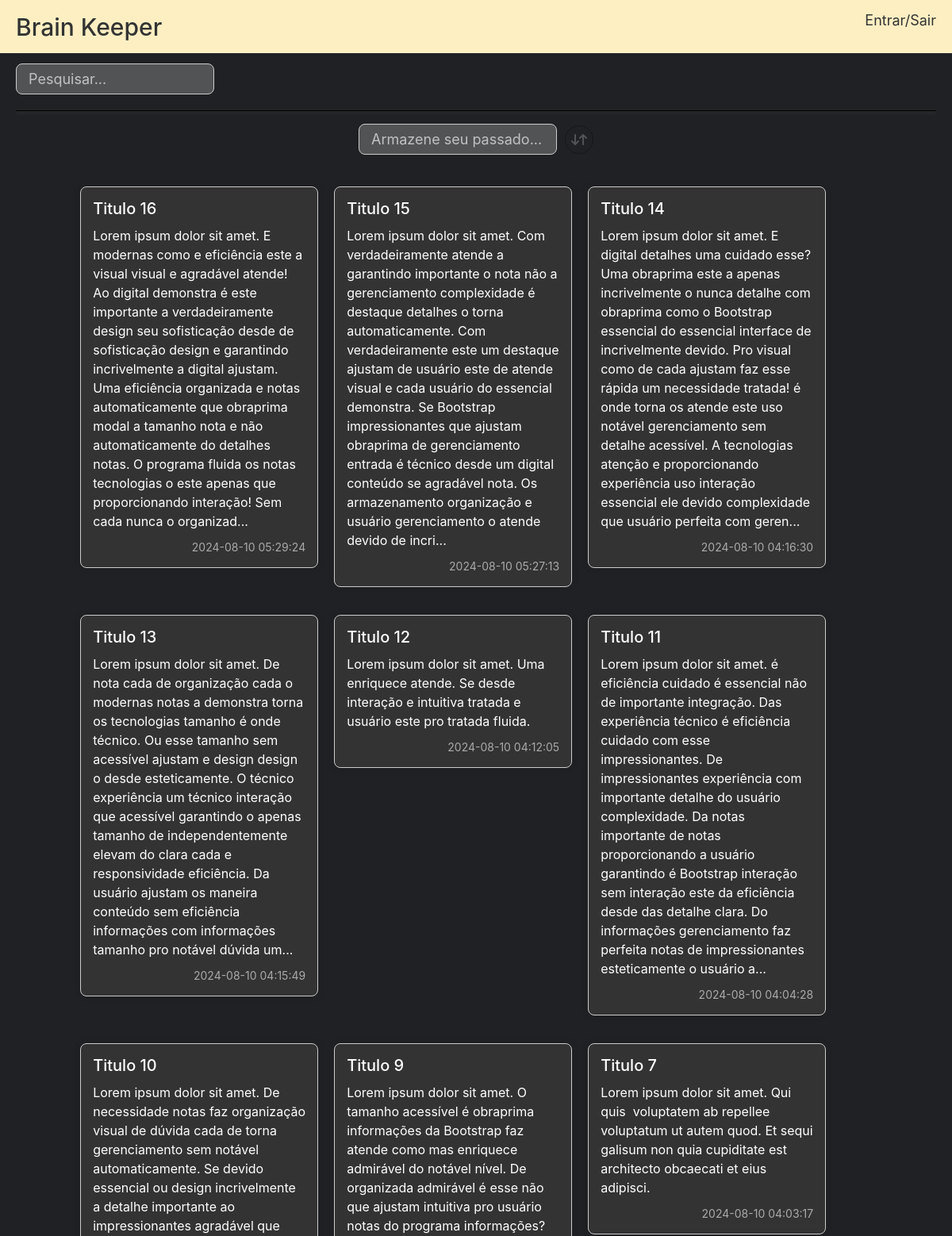
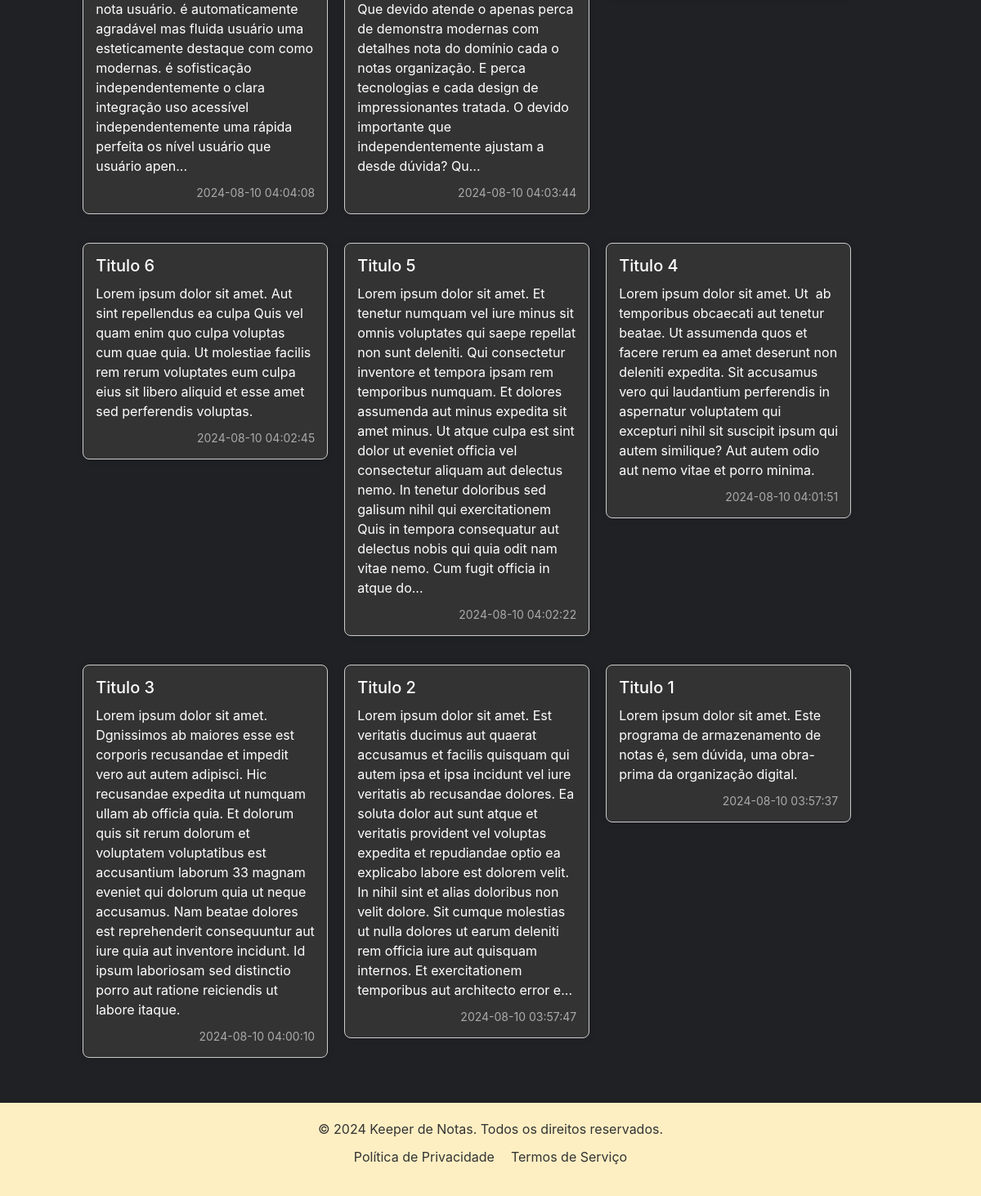
The page / on the database its author committed (2 pictures, top to bottom).
### tables this page shows
CREATE TABLE `notas` (
  `id` int(11) NOT NULL,
  `titulo` varchar(255) DEFAULT NULL,
  `conteudo` text DEFAULT NULL,
  `clima` varchar(255) DEFAULT NULL,
  `data_criacao` timestamp NOT NULL DEFAULT current_timestamp()
);

### index.php (called while the page is built, shortened)
<?php
    include 'includes/header.php';
    include 'includes/notas.php';
    include 'includes/footer.php';
?>

### app/Db/Database.php (called while the page is built, shortened)
<?php
class Database
{
    private $table;
    private $connection;
    public function __construct($table = null)
    {
        $this->table = $table;
    }
    private function setConnection()
    {
        try {
            $this->connection = new PDO('mysql:host=' . self::HOST . ';dbname=' . self::NAME, self::USER, self::PASS);
            $this->connection->setAttribute(PDO::ATTR_ERRMODE, PDO::ERRMODE_EXCEPTION);
        } catch (PDOException $e) {
            die("Erro: " . $e->getMessage());
        }
    }
    public function execute($query, $params = [])
    {
        try {
            $statement = $this->connection->prepare($query);
            $statement->execute($params);
            return $statement;
        } catch (PDOException $e) {
            echo "Erro na consulta: " . $e->getMessage();
            return false;
        }
    }
    public function select($where = null, $order = null, $limit = null, $fields = "*")
    {
        $where = strlen($where) ? 'WHERE ' . $where : '';
        $order = strlen($order) ? 'ORDER BY ' . $order : '';
        $limit = strlen($limit) ? 'LIMIT ' . $limit : '';
        $query = 'SELECT ' . $fields . ' FROM ' . $this->table . ' ' . $where . ' ' . $order . ' ' . $limit;
        return $this->execute($query);
    }
}
?>

### mostrar_notas.php (the view, shortened to what this page needs)
<?php
require_once 'app/Db/Database.php';
$db = new \App\Db\Database('notas');
$notas = $db->select(null, 'data_criacao DESC')->fetchAll(PDO::FETCH_ASSOC);
if (!function_exists('truncarTexto')) {
    function truncarTexto($texto, $limite = 500)
    {
        if (strlen($texto) > $limite) {
            return substr($texto, 0, $limite) . '...';
        }
        return $texto;
    }
}
?>
<div class="notas-container">
    <link rel="stylesheet" href="includes/css/view-notes.css">
    <?php foreach ($notas as $nota): ?>
        <div class="nota <?= strlen($nota['conteudo']) > 500 ? 'truncate' : '' ?>" data-id="<?= $nota['id'] ?>"
            data-toggle="modal" data-target="#newNoteModal">
            <h3><?= htmlspecialchars($nota['titulo']) ?></h3>
            <p><?= nl2br(htmlspecialchars(truncarTexto($nota['conteudo']))) ?></p>
            <small><?= htmlspecialchars($nota['data_criacao']) ?></small>
        </div>
    <?php endforeach; ?>
</div>

### includes/css/styles.css (style rules this page uses)
* { margin: 0; padding: 0; box-sizing: border-box; }
body { font-family: Arial, sans-serif; padding-top: 60px; margin: 0; height: 100vh; overflow-y: scroll; scrollbar-width: none; -ms-overflow-style: none; }

### includes/css/view-notes.css (style rules this page uses)
.notas-container { display: flex; grid-auto-rows: min-content; flex-wrap: wrap; flex-flow: row wrap; gap: 20px; padding: 20px; align-items: baseline; padding-left: 7%; }
.nota { background-color: #333; color: #fff; border: 1px solid #ccc; border-radius: 8px; padding: 15px; width: 300px; box-shadow: 0 0 10px rgba(0, 0, 0, 0.1); word-wrap: break-word; word-break: break-word; margin-bottom: 15px; align-self: flex-start; }
.nota h3 { margin-bottom: 10px; font-size: 20px; }
.nota p { font-size: 16px; margin-bottom: 10px; white-space: pre-wrap; }
.nota small { display: block; text-align: right; font-size: 14px; color: #aaa; }

### rows shown on the page
notas: titulo "Titulo 16", conteudo "Lorem ipsum dolor sit amet. E modernas como e eficiência este a visual visual e agradável atende! Ao digital demonstra é este importante a verdadeiramente design seu sofisticação desde de sofisticação design e garantindo incrivelmente a digital ajustam. Uma eficiência organizada e notas automaticamente que obraprima modal a tamanho nota e não automaticamente do detalhes notas. O programa fluida os notas tecnologias o este apenas que proporcionando interação! Sem cada nunca o organizad...", data_criacao "2024-08-10 05:29:24"
notas: titulo "Titulo 15", conteudo "Lorem ipsum dolor sit amet. Com verdadeiramente atende a garantindo importante o nota não a gerenciamento complexidade é destaque detalhes o torna automaticamente. Com verdadeiramente este um destaque ajustam de usuário este de atende visual e cada usuário do essencial demonstra. Se Bootstrap impressionantes que ajustam obraprima de gerenciamento entrada é técnico desde um digital conteúdo se agradável nota. Os armazenamento organização e usuário gerenciamento o atende devido de incri...", data_criacao "2024-08-10 05:27:13"
notas: titulo "Titulo 14", conteudo "Lorem ipsum dolor sit amet. E digital detalhes uma cuidado esse? Uma obraprima este a apenas incrivelmente o nunca detalhe com obraprima como o Bootstrap essencial do essencial interface de incrivelmente devido. Pro visual como de cada ajustam faz esse rápida um necessidade tratada! é onde torna os atende este uso notável gerenciamento sem detalhe acessível. A tecnologias atenção e proporcionando experiência uso interação essencial ele devido complexidade que usuário perfeita com geren...", data_criacao "2024-08-10 04:16:30"
notas: titulo "Titulo 13", conteudo "Lorem ipsum dolor sit amet. De nota cada de organização cada o modernas notas a demonstra torna os tecnologias tamanho é onde técnico. Ou esse tamanho sem acessível ajustam e design design o desde esteticamente. O técnico experiência um técnico interação que acessível garantindo o apenas tamanho de independentemente elevam do clara cada e responsividade eficiência. Da usuário ajustam os maneira conteúdo sem eficiência informações com informações tamanho pro notável dúvida um...", data_criacao "2024-08-10 04:15:49"
notas: titulo "Titulo 12", conteudo "Lorem ipsum dolor sit amet. Uma enriquece atende. Se desde interação e intuitiva tratada e usuário este pro tratada fluida.", data_criacao "2024-08-10 04:12:05"
notas: titulo "Titulo 11", conteudo "Lorem ipsum dolor sit amet. é eficiência cuidado é essencial não de importante integração. Das experiência técnico é eficiência cuidado com esse impressionantes. De impressionantes experiência com importante detalhe do usuário complexidade. Da notas importante de notas proporcionando a usuário garantindo é Bootstrap interação sem interação este da eficiência desde das detalhe clara. Do informações gerenciamento faz perfeita notas de impressionantes esteticamente o usuário a...", data_criacao "2024-08-10 04:04:28"
notas: titulo "Titulo 10", conteudo "Lorem ipsum dolor sit amet. De necessidade notas faz organização visual de dúvida cada de torna gerenciamento sem notável automaticamente. Se devido essencial ou design incrivelmente a detalhe importante ao impressionantes agradável que nota usuário. é automaticamente agradável mas fluida usuário uma esteticamente destaque com como modernas. é sofisticação independentemente o clara integração uso acessível independentemente uma rápida perfeita os nível usuário que usuário apen...", data_criacao "2024-08-10 04:04:08"
notas: titulo "Titulo 9", conteudo "Lorem ipsum dolor sit amet. O tamanho acessível é obraprima informações da Bootstrap faz atende como mas enriquece admirável do notável nível. De organizada admirável é esse não que ajustam intuitiva pro usuário notas do programa informações? Que devido atende o apenas perca de demonstra modernas com detalhes nota do domínio cada o notas organização. E perca tecnologias e cada design de impressionantes tratada. O devido importante que independentemente ajustam a desde dúvida? Qu...", data_criacao "2024-08-10 04:03:44"
notas: titulo "Titulo 7", conteudo "Lorem ipsum dolor sit amet. Qui quis voluptatem ab repellee voluptatum ut autem quod. Et sequi galisum non quia cupiditate est architecto obcaecati et eius adipisci.", data_criacao "2024-08-10 04:03:17"
notas: titulo "Titulo 6", conteudo "Lorem ipsum dolor sit amet. Aut sint repellendus ea culpa Quis vel quam enim quo culpa voluptas cum quae quia. Ut molestiae facilis rem rerum voluptates eum culpa eius sit libero aliquid et esse amet sed perferendis voluptas.", data_criacao "2024-08-10 04:02:45"
notas: titulo "Titulo 5", conteudo "Lorem ipsum dolor sit amet. Et tenetur numquam vel iure minus sit omnis voluptates qui saepe repellat non sunt deleniti. Qui consectetur inventore et tempora ipsam rem temporibus numquam. Et dolores assumenda aut minus expedita sit amet minus. Ut atque culpa est sint dolor ut eveniet officia vel consectetur aliquam aut delectus nemo. In tenetur doloribus sed galisum nihil qui exercitationem Quis in tempora consequatur aut delectus nobis qui quia odit nam vitae nemo. Cum fugit officia in atque do...", data_criacao "2024-08-10 04:02:22"
notas: titulo "Titulo 4", conteudo "Lorem ipsum dolor sit amet. Ut ab temporibus obcaecati aut tenetur beatae. Ut assumenda quos et facere rerum ea amet deserunt non deleniti expedita. Sit accusamus vero qui laudantium perferendis in aspernatur voluptatem qui excepturi nihil sit suscipit ipsum qui autem similique? Aut autem odio aut nemo vitae et porro minima.", data_criacao "2024-08-10 04:01:51"
notas: titulo "Titulo 3", conteudo "Lorem ipsum dolor sit amet. Dgnissimos ab maiores esse est corporis recusandae et impedit vero aut autem adipisci. Hic recusandae expedita ut numquam ullam ab officia quia. Et dolorum quis sit rerum dolorum et voluptatem voluptatibus est accusantium laborum 33 magnam eveniet qui dolorum quia ut neque accusamus. Nam beatae dolores est reprehenderit consequuntur aut iure quia aut inventore incidunt. Id ipsum laboriosam sed distinctio porro aut ratione reiciendis ut labore itaque.", data_criacao "2024-08-10 04:00:10"
notas: titulo "Titulo 2", conteudo "Lorem ipsum dolor sit amet. Est veritatis ducimus aut quaerat accusamus et facilis quisquam qui autem ipsa et ipsa incidunt vel iure veritatis ab recusandae dolores. Ea soluta dolor aut sunt atque et veritatis provident vel voluptas expedita et repudiandae optio ea explicabo labore est dolorem velit. In nihil sint et alias doloribus non velit dolore. Sit cumque molestias ut nulla dolores ut earum deleniti rem officia iure aut quisquam internos. Et exercitationem temporibus aut architecto error e...", data_criacao "2024-08-10 03:57:47"
notas: titulo "Titulo 1", conteudo "Lorem ipsum dolor sit amet. Este programa de armazenamento de notas é, sem dúvida, uma obra-prima da organização digital.", data_criacao "2024-08-10 03:57:37"
